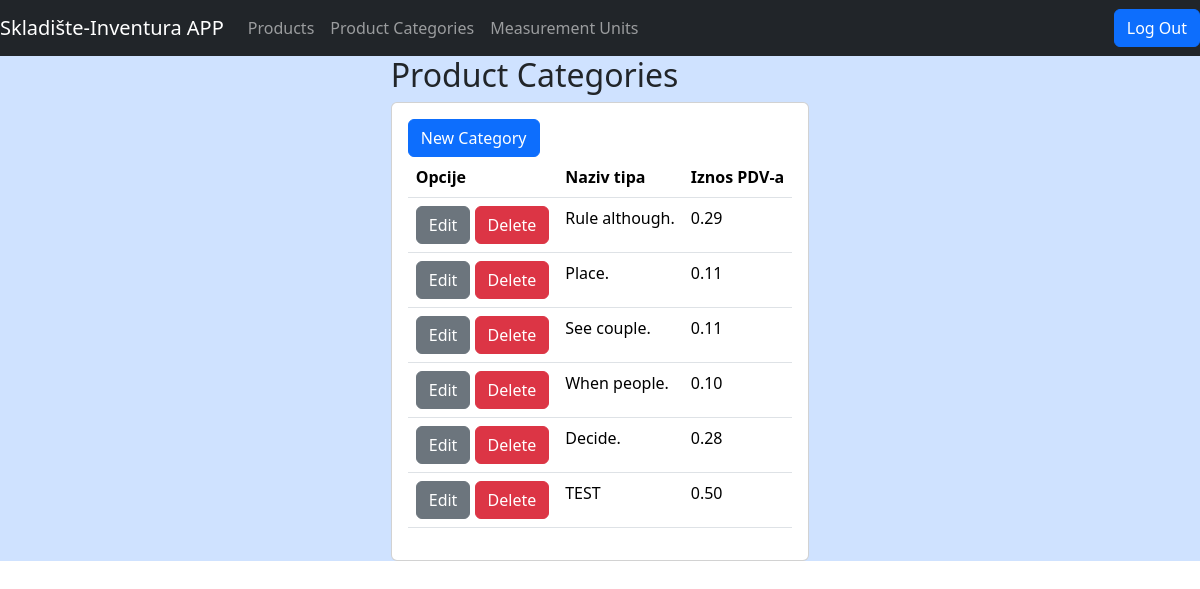
The page /kategorije (signed in) on the database its author committed.
### skladiste/models.py (models this page shows, shortened)
class Tip_Proizvoda(models.Model):
    naziv_tipa=models.CharField( max_length=100)
    iznos_pdv=models.FloatField()

### skladiste/views.py (the view)
# urls.py: path("kategorije", TipProizvodaView.as_view(),name="kategorije"),
class TipProizvodaView(ListView):
    model=Tip_Proizvoda
    template_name='lists/kategorije_list.html'
    context_object_name='tipovi'
    def get(self, request):
        if not (request.user.is_authenticated):
            return redirect("home")
        else:
            return super().get(request=request)

### skladiste/templates/lists/kategorije_list.html (shortened to what this page needs)
{%extends "base.html"%}
{% block content %}
<h2>Product Categories </h2>
<div class="card">
<div class="card-body">
<a href={%url 'novi_tip'%} class="btn btn-primary">New Category</a>
<table class="table">
    <tr>
        <th scope="col">Opcije</th>
        <th scope="col">Naziv tipa</th>
        <th scope="col">Iznos PDV-a</th>
    </tr>
    {%for tip in tipovi%}
    <tr>
        <td><a href="{% url 'update_tip' tip.pk %}" class="btn btn-secondary">Edit</a> <a href="{% url 'delete_tip' tip.pk %}" class="btn btn-danger">Delete</a></td>
        <td>{{tip.naziv_tipa}}</td>
        <td>{{tip.iznos_pdv | floatformat:2}}</td>
    </tr>
    {%empty%}
    <p><strong>Category list empty!</strong><p>
    {%endfor%}
</table>
</div>
</div>
{% endblock %}

### rows shown on the page
Tip_Proizvoda: naziv_tipa "Rule although.", iznos_pdv "0.29"
Tip_Proizvoda: naziv_tipa "Place.", iznos_pdv "0.11"
Tip_Proizvoda: naziv_tipa "See couple.", iznos_pdv "0.11"
Tip_Proizvoda: naziv_tipa "When people.", iznos_pdv "0.10"
Tip_Proizvoda: naziv_tipa "Decide.", iznos_pdv "0.28"
Tip_Proizvoda: naziv_tipa "TEST", iznos_pdv "0.50"
